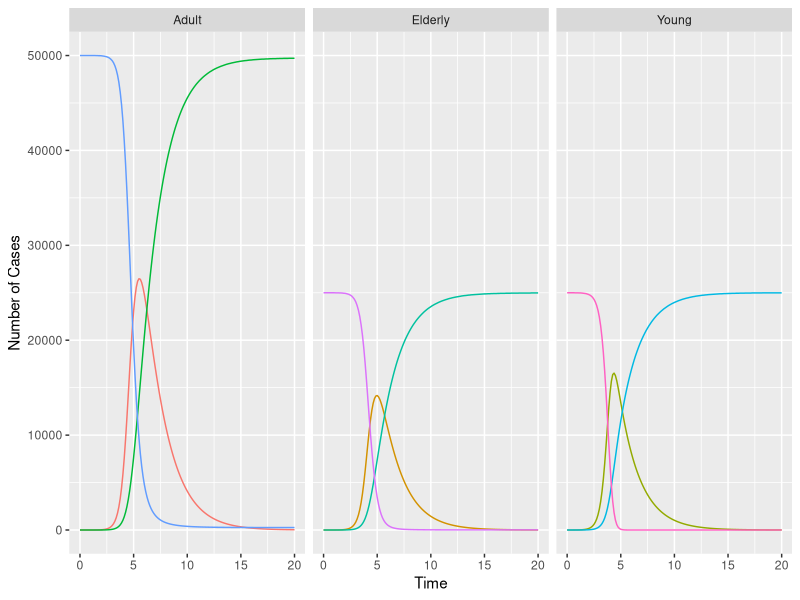
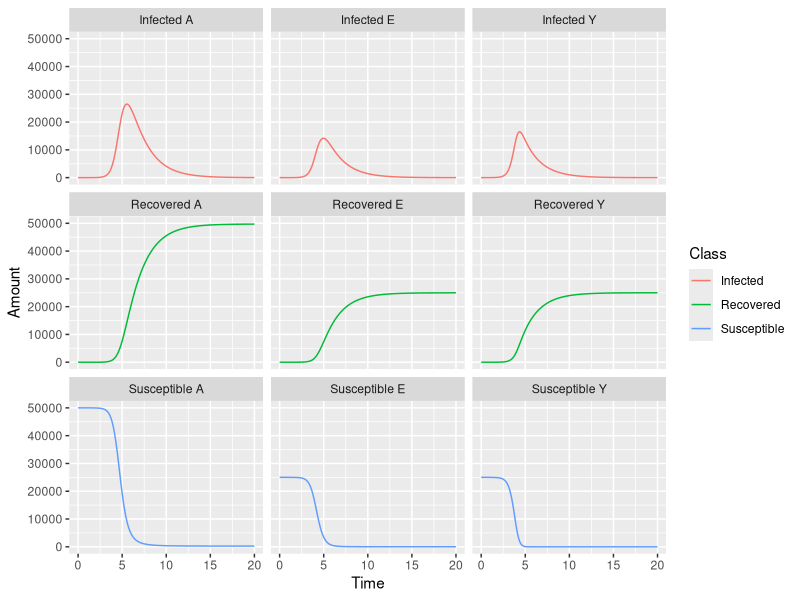
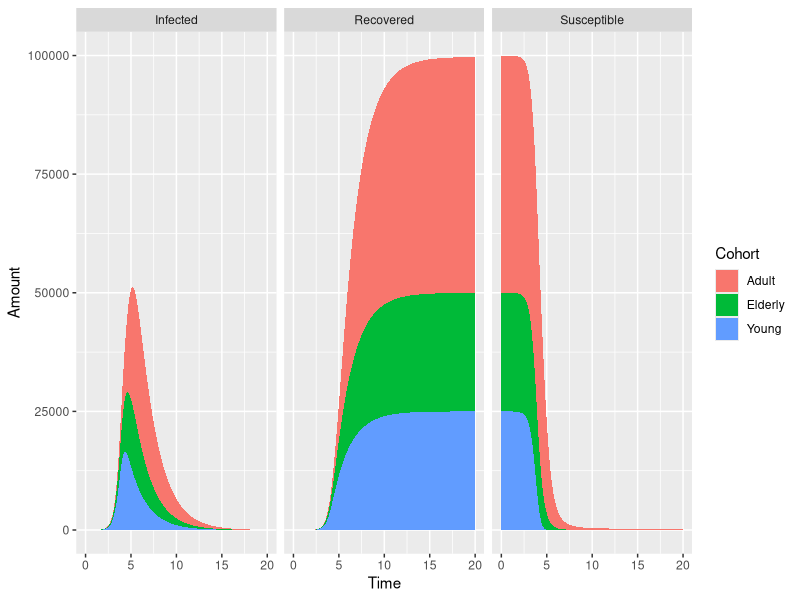
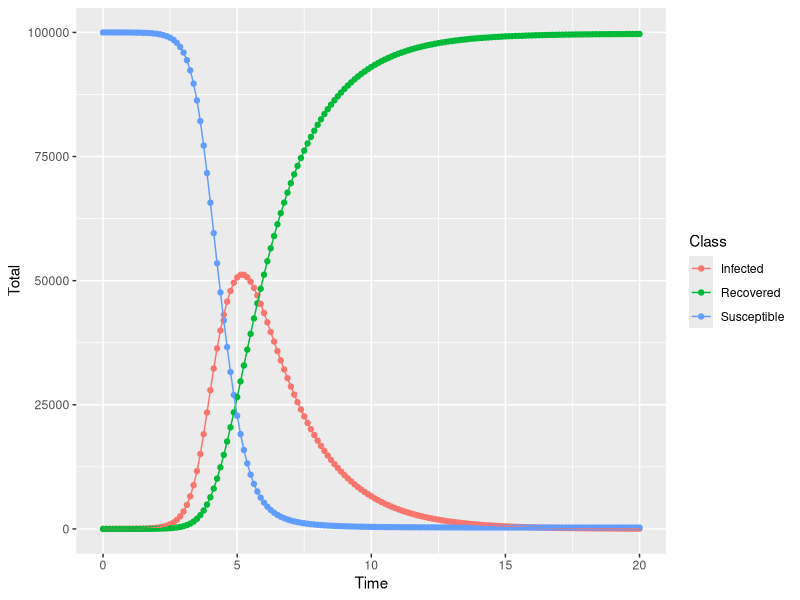

These charts were generated, in order, by the following R code:
library(tidyverse)

res <- read_csv("tidyverse/data/SimulationOutput.csv")

colnames(res)

# Selecting specific variables (stocks)

out <- res %>% 
         select(Time,starts_with("Susceptible"),
                     starts_with("Infected"),
                     starts_with("Recovered"))


out_td <- out %>% gather(key=Variable,value = Amount,-(Time))

new_td <- out_td %>% 
           mutate(Cohort=case_when(
                   grepl("A$",Variable) ~ "Adult", 
                   grepl("E$",Variable) ~ "Elderly", 
                   grepl("Y$",Variable) ~ "Young"),
                  Class=case_when(
                   grepl("^S",Variable) ~ "Susceptible", 
                   grepl("^I",Variable) ~ "Infected", 
                   grepl("^R",Variable) ~ "Recovered"))


ggplot(new_td) + geom_path(aes(x=Time,y=Amount,colour=Variable))+
  ylab("Number of Cases")+
  facet_wrap(~Cohort)+guides(colour=F)

ggplot(new_td) + geom_line(aes(x=Time,y=Amount,colour=Class))+
  facet_wrap(~Variable)

ggplot(new_td) + geom_area(aes(x=Time,y=Amount,fill=Cohort))+
  facet_wrap(~Class)

peaks <- new_td %>% filter(Class=="Infected") %>% 
                    group_by(Variable) %>% 
                    summarise(MaxInfected=max(Amount),
                              TimeMaxInfected=Time[which.max(Amount)])

agg <- new_td %>% group_by(Time,Class) %>%
         summarise(Total=sum(Amount))

slice(agg,1:6)

ggplot(agg,aes(x=Time,y=Total,colour=Class)) + geom_point() +geom_line()





